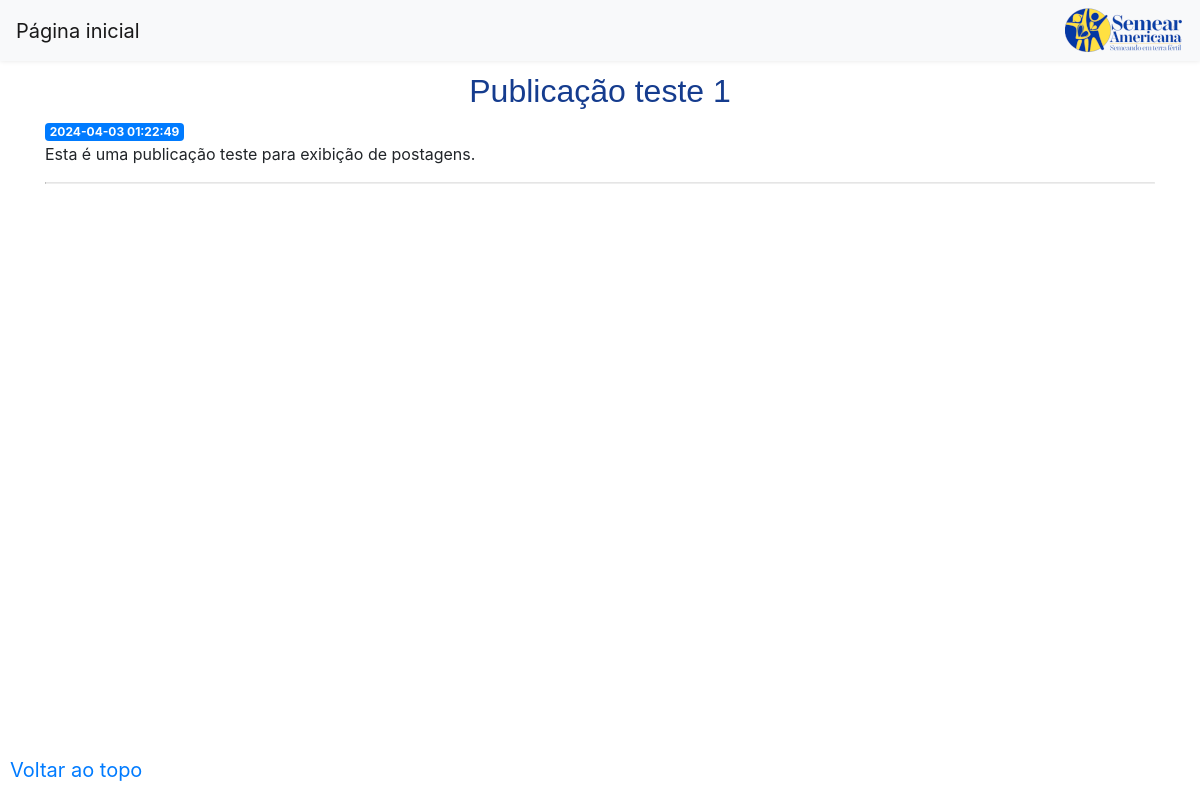
/1, run on an earlier commit of the app's database.
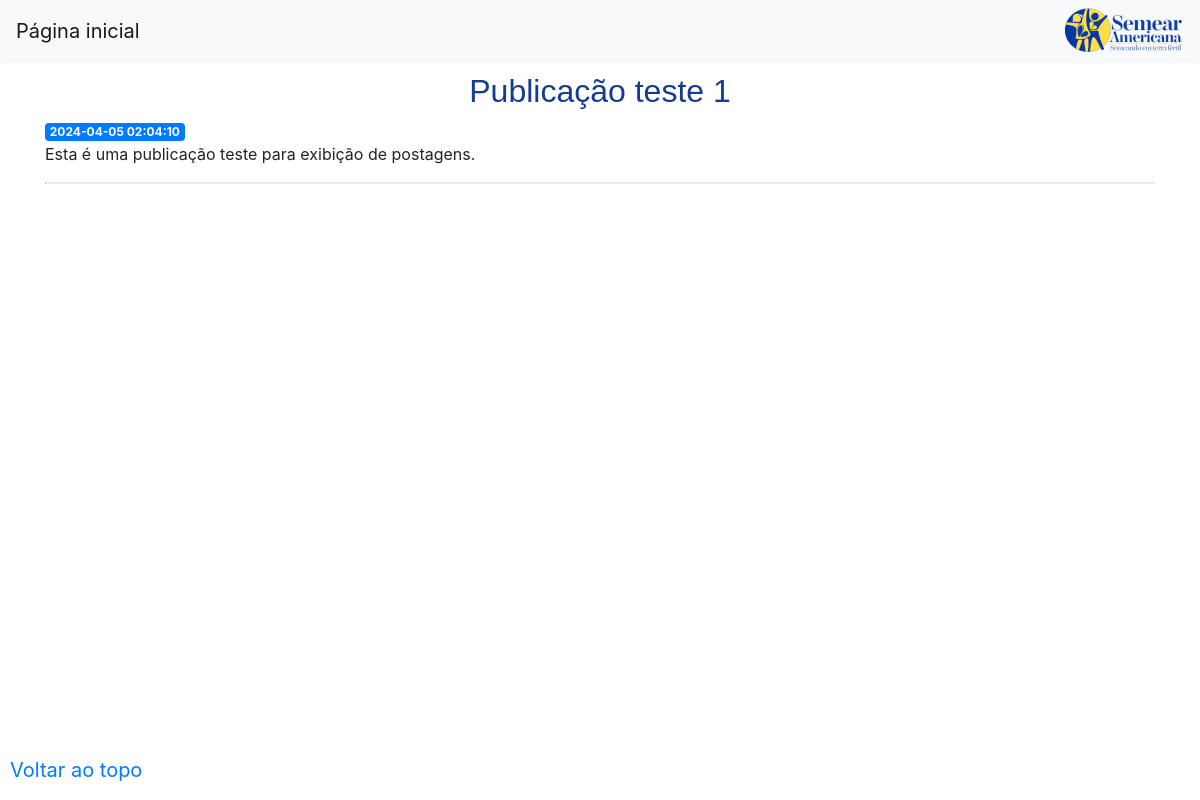
And on a later commit of the database.
### tables this page shows
CREATE TABLE posts (
    id INTEGER PRIMARY KEY AUTOINCREMENT,
    created TIMESTAMP NOT NULL DEFAULT CURRENT_TIMESTAMP,
    title TEXT NOT NULL,
    content TEXT NOT NULL
);

### app.py (the view)
@app.route('/<int:post_id>')
def post(post_id):
    post = get_post(post_id)
    return render_template('post.html', post=post)

### app.py (called while the page is built)
def get_db_connection():
    conn = sqlite3.connect('database.db')
    conn.row_factory = sqlite3.Row
    return conn

def get_post(post_id):
    conn = get_db_connection()
    post = conn.execute('SELECT * FROM posts WHERE id = ?',
                        (post_id,)).fetchone()
    conn.close()
    if post is None:
        abort(404)
    return post

### templates/post.html
{% extends 'base2.html' %}
{% block content %}
	<br><br><br>
    <h2>{% block title %} {{ post['title'] }} {% endblock %}</h2>
    <span class="badge badge-primary">{{ post['created'] }}</span>
    <p>{{ post['content'] }}</p>
{% endblock %}

What changed in the data, as far as the page shows it:
changed posts "Publicação teste 1": created "2024-04-03 01:22:49" → "2024-04-05 02:04:10"
